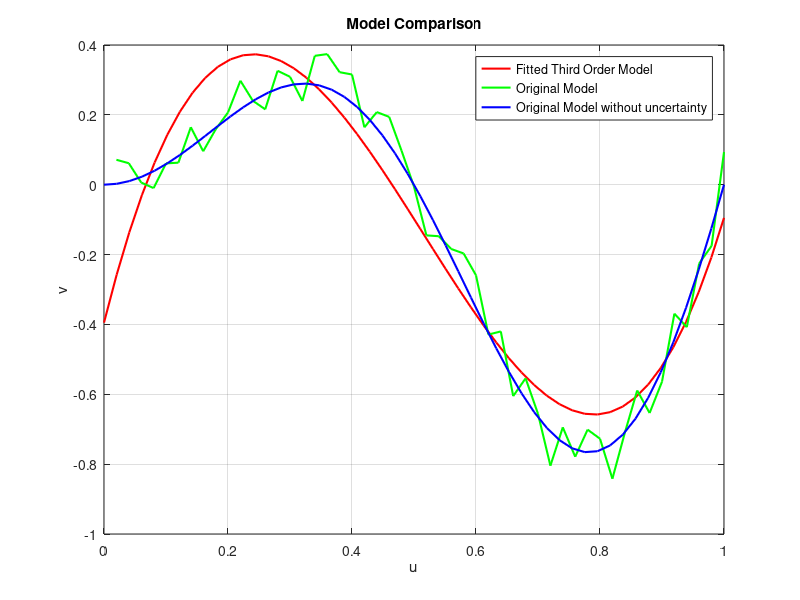
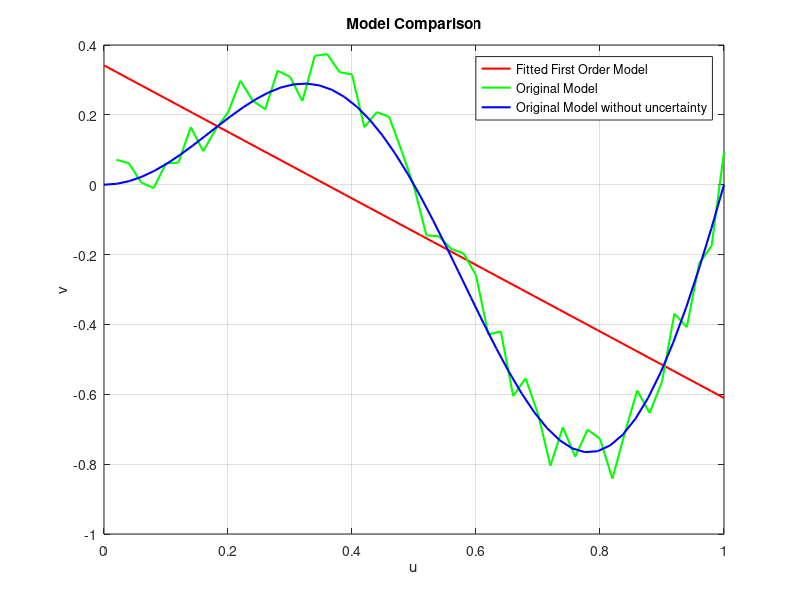
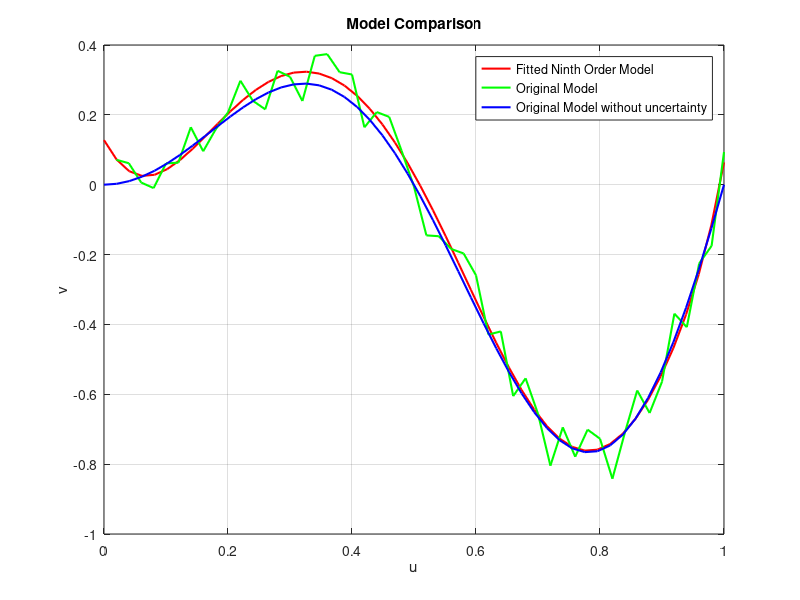

Write MATLAB code to recreate these figures, in order.
clear; clc; close all;
%% Problem 1.1
% make 50 points equally spaced between 0 & 1 as the 
% input dataset {u^(i)}^50_{i=1}. 0 is not included in u_i.
u_i = linspace(0, 1, 51)';
u_i = u_i(2:51);

%% Problem 1.2
% Define v^(i) = u^(i)sin(2πu^(i)) + e^(i). e^(i) is the uncertainty 
% drawn from a uniform distribution over the interval [−0.1, 0.1].
rng(0); % rng used just to make sure rng shows the same val 
e_i = unifrnd(-0.1, 0.1, [50, 1]);
v_i = u_i.*sin(2*pi*u_i) + e_i;

%% Problem 1.3 - 1.4
% Regression problem is stated in the work sheet So is the E(θ). 
% Assume that M = 3, find the minimizer!

% Firstly I'll compute minimzer through MATLAB, 
% then I'll present the derivation in the report.

X = [ones(50,1), u_i, u_i.^2, u_i.^3];
theta_minm = (X' * X) \ (X' * v_i);

%% Problem 1.5
% Plot u ↦ h_{θ^∗}(u) in [0,1] domain. Also plot

u_test = linspace(0, 1, 50)';
v_test = u_test.*sin(2*pi*u_test) + unifrnd(-0.1, 0.1, [50, 1]);

% Calculate predicted values using the learned model
h_theta_star = [ones(50, 1), u_test, u_test.^2, u_test.^3]*theta_minm;

% Plot the learned model
figure(1)
plot(u_test, h_theta_star, 'r', 'LineWidth', 1.5);
hold on;
plot(u_i, v_i, 'g', 'LineWidth', 1.5);
plot(u_test, u_test.*sin(2*pi*u_test), 'b', 'LineWidth', 1.5);
legend('Fitted Third Order Model','Original Model','Original Model without uncertainty');
xlabel('u');
ylabel('v');
title('Model Comparison');
grid on;
hold off;

rms_error = sqrt(mean((h_theta_star - v_test).^2));
fprintf('The RMS error is: %.4f\n', rms_error);

%% Problem 1.6
% Repeat previous steps with M = 1 and 9
X_1 = [ones(50,1), u_i];
X_9 = [ones(50,1), u_i, u_i.^2, u_i.^3, u_i.^4, u_i.^5, u_i.^6, u_i.^7, u_i.^8, u_i.^9];
theta_minm_1 = (X_1' * X_1) \ (X_1' * v_i);
theta_minm_9 = (X_9' * X_9) \ (X_9' * v_i);
h_theta_star_1 = [ones(50, 1), u_test]*theta_minm_1;
h_theta_star_9 = [ones(50, 1), u_test, u_test.^2, u_test.^3, u_test.^4, u_test.^5, u_test.^6, u_test.^7, u_test.^8, u_test.^9]*theta_minm_9;


figure(2)
plot(u_test, h_theta_star_1, 'r', 'LineWidth', 1.5);
hold on;
plot(u_i, v_i, 'g', 'LineWidth', 1.5);
plot(u_test, u_test.*sin(2*pi*u_test), 'b', 'LineWidth', 1.5);
legend('Fitted First Order Model','Original Model','Original Model without uncertainty');
xlabel('u');
ylabel('v');
title('Model Comparison');
grid on;
hold off;

rms_error_1 = sqrt(mean((h_theta_star_1 - v_test).^2));
fprintf('The RMS error for first order model is: %.4f\n', rms_error_1);

figure(3)
plot(u_test, h_theta_star_9, 'r', 'LineWidth', 1.5);
hold on;
plot(u_i, v_i, 'g', 'LineWidth', 1.5);
plot(u_test, u_test.*sin(2*pi*u_test), 'b', 'LineWidth', 1.5);
legend('Fitted Ninth Order Model','Original Model','Original Model without uncertainty');
xlabel('u');
ylabel('v');
title('Model Comparison');
grid on;
hold off;

rms_error_9 = sqrt(mean((h_theta_star_9 - v_test).^2));
fprintf('The RMS error for ninth order model is: %.4f\n', rms_error_9);